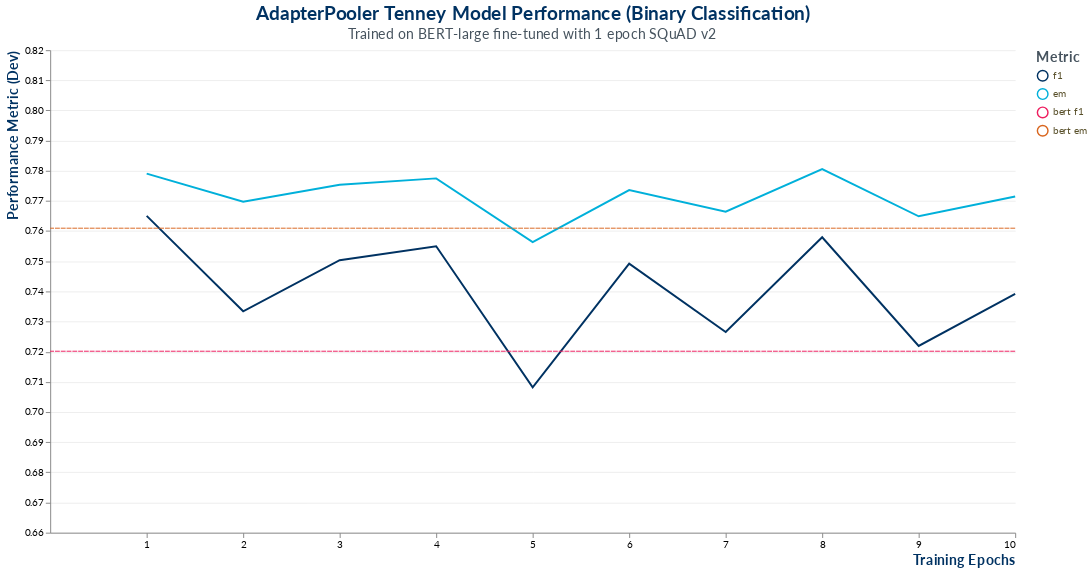

The notebook cell this image was saved under:
### Code cell
kwargs = {'df': df,
          'xaxis_title': 'Training Epochs',
          'yaxis_title': 'Performance Metric (Dev)',
          'legend_title': 'Metric',
          'title': 'AdapterPooler Tenney Model Performance (Binary Classification)',
          'subtitle': 'Trained on BERT-large fine-tuned with 1 epoch SQuAD v2',
          'width': 1000,
          'height': 500,
          'bert_f1': 0.7201735357917569,
          'bert_acc': 0.7609702686768298}

viz_bert_performance(**kwargs)

### Figure 1 — Vega-Lite specification as saved in the notebook (floating-point values rounded to 4 significant figures)
{"config": {"title": {"fontSize": 20, "font": "Lato", "anchor": "middle", "align": "center", "color": "#003262", "subtitleFontSize": 15, "subtitleFont": "Lato", "subtitleAcchor": "middle", "subtitleAlign": "center", "subtitleColor": "#46535e"}, "axisX": {"labelFont": "Lato", "titleFont": "Lato", "titleFontSize": 15, "titleColor": "#003262", "titleAlign": "right", "titleAnchor": "end"}, "axisY": {"labelFont": "Lato", "titleFont": "Lato", "titleFontSize": 15, "titleColor": "#003262", "titleAlign": "right", "titleAnchor": "end", "gridColor": "#eeeeee", "gridWidth": 1}, "headerRow": {"labelFont": "Lato", "titleFont": "Lato", "titleFontSize": 15, "titleColor": "#003262", "titleAlign": "right", "titleAnchor": "end"}, "legend": {"labelFont": "Lato", "labelFontSize": 10, "labelColor": "#584f29", "symbolType": "circle", "symbolSize": 120, "titleFont": "Lato", "titleFontSize": 15, "titleColor": "#46535e"}, "view": {"strokeWidth": 0}}, "layer": [{"data": {"name": "data-4403a04bd176f4d5dfe31079ef78ca30"}, "mark": "line", "encoding": {"color": {"type": "nominal", "field": "metric", "legend": {"title": "Metric"}, "scale": {"domain": ["f1", "em", "bert f1", "bert em"], "range": ["#003262", "#00b0da", "#ee1f60", "#D9661F"]}}, "x": {"type": "quantitative", "axis": {"format": "~s", "formatType": "number", "grid": false, "labelOverlap": true, "title": "Training Epochs"}, "field": "epoch", "scale": {"bins": [1.0, 2.0, 3.0, 4.0, 5.0, 6.0, 7.0, 8.0, 9.0, 10.0], "domain": [0, 10]}}, "y": {"type": "quantitative", "axis": {"grid": true, "title": "Performance Metric (Dev)"}, "field": "score", "scale": {"domain": [0.6728, 0.8196]}}}, "height": 500, "width": 1000}, {"data": {"name": "data-12ed37dfaf9bf4aab388e8cc0ed2758d"}, "mark": {"type": "rule", "color": "#ee1f60", "opacity": 1, "strokeDash": [5, 1]}, "encoding": {"y": {"type": "quantitative", "field": "bert_f1"}}, "height": 500, "width": 1000}, {"data": {"name": "data-12ed37dfaf9bf4aab388e8cc0ed2758d"}, "mark": {"type": "rule", "color": "#D9661F", "opacity": 1, "strokeDash": [5, 1]}, "encoding": {"y": {"type": "quantitative", "field": "bert_acc"}}, "height": 500, "width": 1000}], "title": {"text": "AdapterPooler Tenney Model Performance (Binary Classification)", "subtitle": "Trained on BERT-large fine-tuned with 1 epoch SQuAD v2"}, "$schema": "https://vega.github.io/schema/vega-lite/v4.8.1.json", "datasets": {"data-4403a04bd176f4d5dfe31079ef78ca30": [{"epoch": 1, "metric": "f1", "score": 0.7651}, {"epoch": 2, "metric": "f1", "score": 0.7334}, {"epoch": 3, "metric": "f1", "score": 0.7504}, {"epoch": 4, "metric": "f1", "score": 0.755}, {"epoch": 5, "metric": "f1", "score": 0.7082}, {"epoch": 6, "metric": "f1", "score": 0.7492}, {"epoch": 7, "metric": "f1", "score": 0.7266}, {"epoch": 8, "metric": "f1", "score": 0.758}, {"epoch": 9, "metric": "f1", "score": 0.7219}, {"epoch": 10, "metric": "f1", "score": 0.7392}, {"epoch": 1, "metric": "em", "score": 0.7791}, {"epoch": 2, "metric": "em", "score": 0.7697}, {"epoch": 3, "metric": "em", "score": 0.7754}, {"epoch": 4, "metric": "em", "score": 0.7775}, {"epoch": 5, "metric": "em", "score": 0.7563}, {"epoch": 6, "metric": "em", "score": 0.7736}, {"epoch": 7, "metric": "em", "score": 0.7664}, {"epoch": 8, "metric": "em", "score": 0.7806}, {"epoch": 9, "metric": "em", "score": 0.7649}, {"epoch": 10, "metric": "em", "score": 0.7715}], "data-12ed37dfaf9bf4aab388e8cc0ed2758d": [{"bert_f1": 0.7202, "bert_acc": 0.761}]}}
